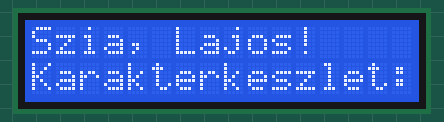
This sketch was run on a simulated Arduino Uno, built with avr-gcc and run on an emulated ATmega328P. Parts: 16×2 character LCD.

Above: at 0.1 s.
At 1.2 s:
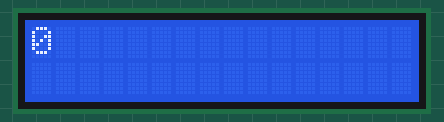
At 10.3 s:
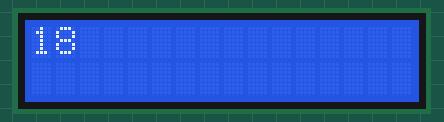
At 20.0 s:
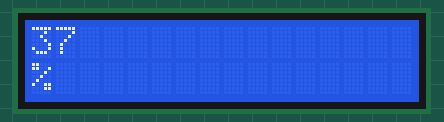
At 29.6 s:
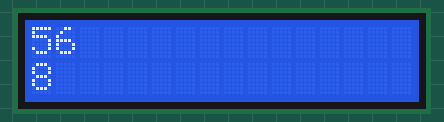
At 39.3 s:
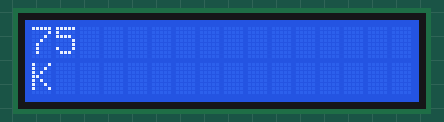

The sketch:

lcd1.ino
```cpp
#include <Wire.h>
#include <LiquidCrystal_I2C.h>

LiquidCrystal_I2C lcd(0x3f, 2, 1, 0, 4, 5, 6, 7, 3, POSITIVE);

void setup() {
  lcd.begin(16,2);
  lcd.clear();
  lcd.print("Szia, Lajos!");          //leírtat írja ki
  lcd.setCursor(0,1);                 //melyik sorban/oszlopban kezdődjön
  lcd.print("Karakterkeszlet:");
  delay(1000);
  lcd.clear();

}
int sz=0;
void loop() {
  lcd.setCursor(0,0);
  lcd.print("   ");
  lcd.setCursor(0,0);
  lcd.print(sz);
  lcd.setCursor(0,1);
  lcd.write(sz);                      //pl. ascii karaktert ír ki a száma szerint
  sz++;
  if (sz==256) sz=0;
  delay(500);

}
```

Measured:
- what the display in image 1 shows lasts 0.5 s, from 1.1 s to 1.6 s
